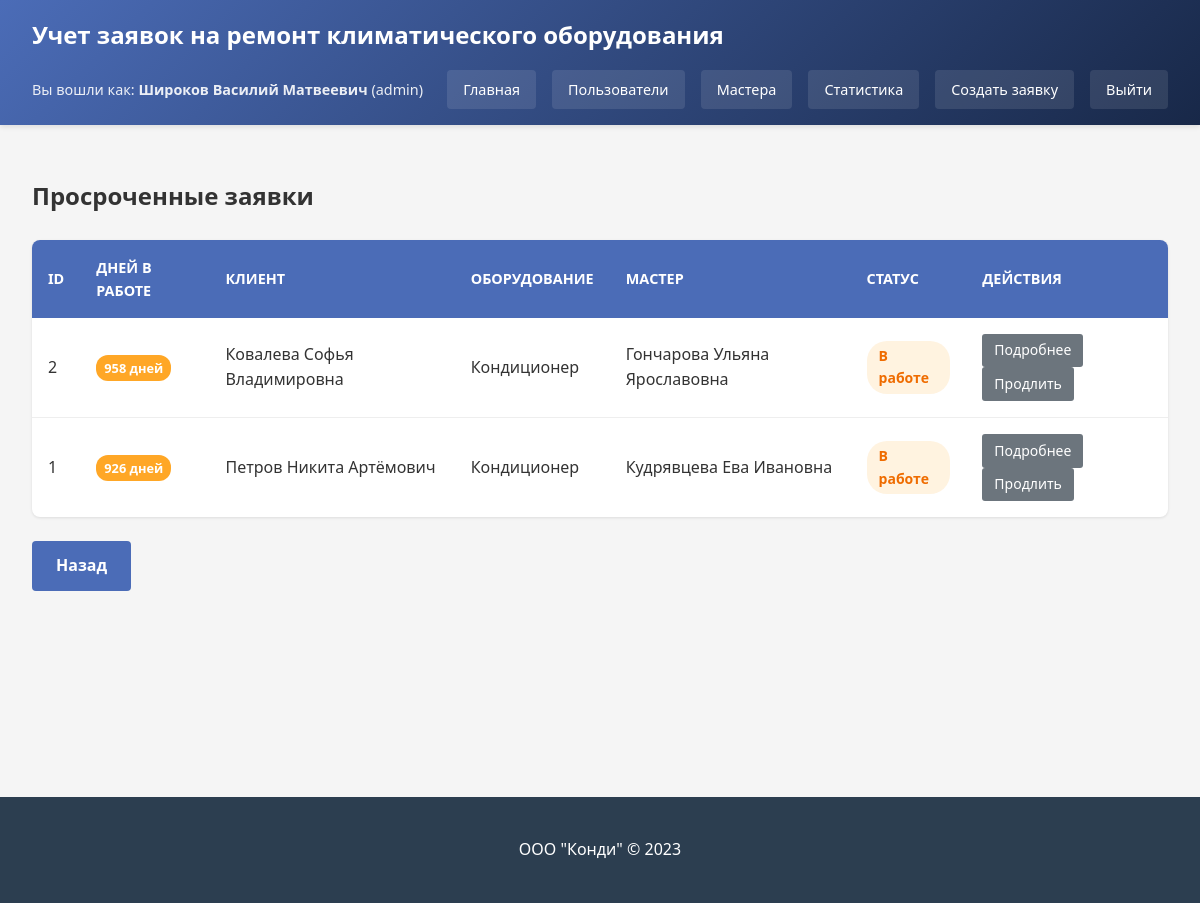
The page /overdue-requests (signed in) on the database its author committed.
### tables this page shows
CREATE TABLE users (
    id INTEGER PRIMARY KEY AUTOINCREMENT,
    fio TEXT NOT NULL,
    phone TEXT NOT NULL,
    login TEXT UNIQUE NOT NULL,
    password_hash TEXT NOT NULL,
    role TEXT NOT NULL CHECK(role IN ('client', 'specialist', 'operator', 'manager', 'quality_manager', 'admin'))
);

CREATE TABLE repair_requests (
    id INTEGER PRIMARY KEY AUTOINCREMENT,
    created_date TIMESTAMP NOT NULL DEFAULT CURRENT_TIMESTAMP,
    client_id INTEGER NOT NULL,
    equipment_type TEXT NOT NULL,
    equipment_model TEXT NOT NULL,
    problem_description TEXT NOT NULL,
    status TEXT NOT NULL DEFAULT 'new' CHECK(status IN ('new', 'in_progress', 'waiting_parts', 'completed', 'cancelled')),
    assigned_specialist_id INTEGER,
    completion_date TIMESTAMP,
    repair_parts TEXT,
    FOREIGN KEY (client_id) REFERENCES users (id),
    FOREIGN KEY (assigned_specialist_id) REFERENCES users (id)
);

### app.py (the view)
@app.route('/overdue-requests')
@login_required
@role_required('quality_manager', 'admin', 'manager')
def overdue_requests():
    db = get_db()
    overdue = db.execute('''
        SELECT r.*, uc.fio as client_fio, us.fio as specialist_fio,
               julianday('now') - julianday(r.created_date) as days_passed
        FROM repair_requests r
        LEFT JOIN users uc ON r.client_id = uc.id
        LEFT JOIN users us ON r.assigned_specialist_id = us.id
        WHERE r.status IN ('in_progress', 'waiting_parts')
        AND julianday('now') - julianday(r.created_date) > 7
        ORDER BY days_passed DESC
    ''').fetchall()
    return render_template('overdue_requests.html', requests=overdue)

### app.py (called while the page is built)
@app.before_request
def load_logged_in_user():
    user_id = session.get('user_id')
    if user_id is None:
        g.user = None
    else:
        db = get_db()
        g.user = db.execute('SELECT * FROM users WHERE id = ?', (user_id,)).fetchone()

def login_required(view):
    from functools import wraps
    @wraps(view)
    def wrapped_view(**kwargs):
        if g.user is None:
            return redirect(url_for('login'))
        return view(**kwargs)
    return wrapped_view

def role_required(*required_roles):
    from functools import wraps
    def decorator(view):
        @wraps(view)
        def wrapped_view(**kwargs):
            if g.user is None:
                return redirect(url_for('login'))
            if g.user['role'] == 'admin':
                return view(**kwargs)
            if g.user['role'] not in required_roles:
                flash('Недостаточно прав для доступа к этой странице.', 'danger')
                return redirect(url_for('index'))
            return view(**kwargs)
        return wrapped_view
    return decorator

### database.py (called while the page is built)
def get_db():
    if 'db' not in g:
        g.db = sqlite3.connect(DATABASE)
        g.db.row_factory = sqlite3.Row
    return g.db

### templates/overdue_requests.html (shortened to what this page needs)
{% extends 'layout.html' %}
{% block content %}
    <h2>Просроченные заявки</h2>
    {% if not requests %}
        <p class="text-muted">Нет просроченных заявок.</p>
    {% else %}
        <table class="requests-table">
            <thead>
                <tr>
                    <th>ID</th>
                    <th>Дней в работе</th>
                    <th>Клиент</th>
                    <th>Оборудование</th>
                    <th>Мастер</th>
                    <th>Статус</th>
                    <th>Действия</th>
                </tr>
            </thead>
            <tbody>
                {% for req in requests %}
                <tr>
                    <td>{{ req['id'] }}</td>
                    <td>
                        <span class="overdue-badge">{{ req['days_passed']|round|int }} дней</span>
                    </td>
                    <td>{{ req['client_fio'] }}</td>
                    <td>{{ req['equipment_type'] }}</td>
                    <td>{{ req['specialist_fio'] or 'Не назначен' }}</td>
                    <td>
                        <span class="status status-{{ req['status'] }}">
                            {% if req['status'] == 'in_progress' %}В работе
                            {% elif req['status'] == 'waiting_parts' %}Ожидание запчастей
                            {% else %}{{ req['status'] }}{% endif %}
                        </span>
                    </td>
                    <td>
                        <a href="{{ url_for('request_detail', request_id=req['id']) }}" class="btn-small">Подробнее</a>
                        {% if g.user['role'] in ['quality_manager', 'admin'] %}
                            <a href="{{ url_for('extend_deadline', request_id=req['id']) }}" class="btn-small btn-warning">Продлить</a>
                        {% endif %}
                    </td>
                </tr>
                {% endfor %}
            </tbody>
        </table>
    {% endif %}
    <a href="{{ url_for('index') }}" class="btn">Назад</a>
{% endblock %}

### templates/layout.html (shortened to what this page needs)
<!DOCTYPE html>
<html lang="ru">
<head>
    <link rel="stylesheet" href="{{ url_for('static', filename='style.css') }}">
</head>
<body>
    <header>
        <h1>Учет заявок на ремонт климатического оборудования</h1>
        <nav>
            {% if g.user %}
                <span>Вы вошли как: <strong>{{ g.user['fio'] }}</strong> ({{ g.user['role'] }})</span>
                <a href="{{ url_for('index') }}">Главная</a>
                {% if g.user['role'] in ['admin', 'operator', 'manager'] %}
                    <a href="{{ url_for('users') }}">Пользователи</a>
                {% endif %}
                {% if g.user['role'] in ['admin', 'operator', 'manager'] %}
                    <a href="{{ url_for('masters') }}">Мастера</a>
                {% endif %}
                {% if g.user['role'] in ['admin', 'operator', 'manager'] %}
                    <a href="{{ url_for('stats') }}">Статистика</a>
                {% endif %}
                {% if g.user['role'] in ['client', 'operator', 'admin'] %}
                    <a href="{{ url_for('create_request') }}">Создать заявку</a>
                {% endif %}
                <a href="{{ url_for('logout') }}">Выйти</a>
            {% endif %}
        </nav>
    </header>
    <main>
        {% block content %}{% endblock %}
    </main>
    <footer>
        <p>ООО "Конди" &copy; 2023</p>
    </footer>
</body>
</html>

### static/style.css (style rules this page uses)
body { font-family: 'Segoe UI', Tahoma, Geneva, Verdana, sans-serif; margin: 0; padding: 0; background-color: #f5f5f5; color: #333; line-height: 1.6; }
header { background: linear-gradient(135deg, #4b6cb7 0%, #182848 100%); color: white; padding: 1rem 2rem; box-shadow: 0 2px 5px rgba(0,0,0,0.1); }
header h1 { margin: 0; font-size: 1.5rem; font-weight: 600; }
nav { margin-top: 1rem; display: flex; gap: 1rem; align-items: center; flex-wrap: wrap; }
nav span { margin-right: auto; font-size: 0.9rem; opacity: 0.9; }
nav a { color: white; text-decoration: none; padding: 0.5rem 1rem; border-radius: 4px; background-color: rgba(255,255,255,0.1); transition: background-color 0.3s; font-size: 0.9rem; }
main { padding: 2rem; max-width: 1200px; margin: 0 auto; min-height: 70vh; }
footer { text-align: center; padding: 1.5rem; background-color: #2c3e50; color: white; margin-top: 3rem; }
.btn { display: inline-block; padding: 0.75rem 1.5rem; background: #4b6cb7; color: white; border: none; border-radius: 4px; cursor: pointer; font-size: 1rem; font-weight: 600; text-decoration: none; transition: all 0.3s; }
.btn-small { display: inline-block; padding: 0.35rem 0.75rem; background: #6c757d; color: white; border: none; border-radius: 3px; cursor: pointer; font-size: 0.875rem; text-decoration: none; transition: background 0.3s; }
.requests-table, .users-table { width: 100%; border-collapse: collapse; margin: 1.5rem 0; background: white; box-shadow: 0 1px 3px rgba(0,0,0,0.1); border-radius: 8px; overflow: hidden; }
.requests-table th, .users-table th { background: #4b6cb7; color: white; padding: 1rem; text-align: left; font-weight: 600; font-size: 0.9rem; text-transform: uppercase; }
.requests-table td, .users-table td { padding: 1rem; border-bottom: 1px solid #eee; }
.requests-table tr:last-child td { border-bottom: none; }
.status { display: inline-block; padding: 0.25rem 0.75rem; border-radius: 20px; font-size: 0.875rem; font-weight: 600; }
.status-in_progress { background: #fff3e0; color: #ef6c00; }
.overdue-badge { background: #ffa726; color: white; padding: 0.25rem 0.5rem; border-radius: 12px; font-size: 0.8rem; font-weight: bold; }

### rows shown on the page
users: user.fio "Широков Василий Матвеевич", user.role "admin"
repair_requests: id "2", days_passed "958", client_fio "Ковалева Софья Владимировна", equipment_type "Кондиционер", fio "Гончарова Ульяна Ярославовна", status "В работе"
repair_requests: id "1", days_passed "926", client_fio "Петров Никита Артёмович", equipment_type "Кондиционер", fio "Кудрявцева Ева Ивановна", status "В работе"
